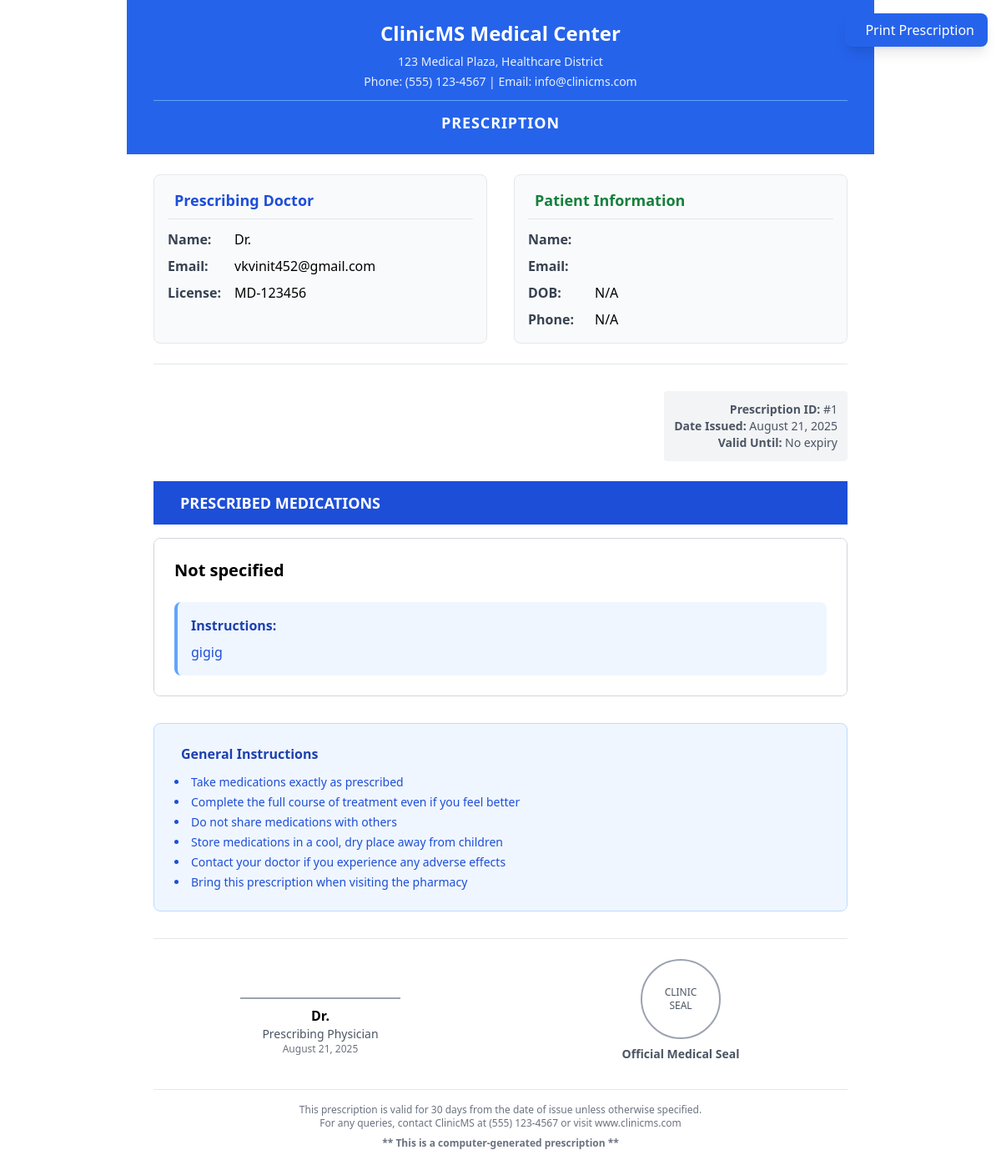
The app's page /prescriptions/prescriptions/1/print/ (signed in) with its own data.
### prescriptions/models.py (models this page shows, shortened)
class Prescription(models.Model):
    appointment = models.OneToOneField(
        Appointment,
        on_delete=models.CASCADE,
        related_name="prescription"
    )
    doctor = models.ForeignKey(User, on_delete=models.CASCADE, related_name="prescriptions")
    patient = models.ForeignKey(User,on_delete=models.CASCADE,related_name="patient_prescriptions", null=True,blank=True)
    medicine = models.CharField(max_length=200, default="Not specified")
    dosage = models.CharField(max_length=100, blank=True, null=True)
    instructions = models.TextField()
    date_issued = models.DateTimeField(auto_now_add=True)
    is_active = models.BooleanField(default=True)

### users/models.py (models this page shows, shortened)
class User(AbstractUser):
    ROLE_CHOICES = [
        ('admin', 'Admin'),
        ('doctor', 'Doctor'),
        ('patient', 'Patient'),
    ]
    role = models.CharField(max_length=10, choices=ROLE_CHOICES, default="patient")
    specialization = models.CharField(max_length=100, blank=True, null=True)  # Only for doctors

### prescriptions/views.py (the view)
# urls.py: path('prescriptions/<int:pk>/print/', views.print_prescription, name='print_prescription'),
def print_prescription(request, pk):
    prescription = get_object_or_404(Prescription, pk=pk)
    if prescription.doctor != request.user and prescription.patient != request.user:
        raise PermissionDenied()
    return render(request, 'prescriptions/print_prescription.html', {
        'prescription': prescription,
    })

### prescriptions/templates/prescriptions/print_prescription.html (shortened to what this page needs)
<!DOCTYPE html>
<html lang="en">
<head>
    <script src="https://cdn.tailwindcss.com"></script>
</head>
<body class="bg-white text-black font-sans">
    <div class="no-print fixed top-4 right-4 z-10">
        <button onclick="window.print()" class="bg-blue-600 hover:bg-blue-700 text-white px-4 py-2 rounded-lg shadow-lg">
            Print Prescription
        </button>
    </div>
    <div class="max-w-4xl mx-auto bg-white">
        <div class="bg-blue-600 text-white px-8 py-6 text-center">
            <h1 class="text-2xl font-bold mb-2">ClinicMS Medical Center</h1>
            <p class="text-sm opacity-90 mb-1">123 Medical Plaza, Healthcare District</p>
            <p class="text-sm opacity-90 mb-3">Phone: (555) 123-4567 | Email: info@clinicms.com</p>
            <div class="text-lg font-semibold tracking-wider border-t border-blue-400 pt-3">
                PRESCRIPTION
            </div>
        </div>
        <div class="px-8 py-6">
            <div class="grid grid-cols-2 gap-8 mb-8 border-b pb-6">
                <div class="bg-gray-50 p-4 rounded-lg border">
                    <h3 class="text-blue-700 font-bold text-lg mb-3 border-b border-gray-200 pb-2">
                        Prescribing Doctor
                    </h3>
                    <div class="space-y-2">
                        <div class="flex">
                            <span class="font-semibold text-gray-700 w-20">Name:</span>
                            <span>Dr. {{ prescription.doctor.first_name }} {{ prescription.doctor.last_name }}</span>
                        </div>
                        <div class="flex">
                            <span class="font-semibold text-gray-700 w-20">Email:</span>
                            <span>{{ prescription.doctor.email }}</span>
                        </div>
                        <div class="flex">
                            <span class="font-semibold text-gray-700 w-20">License:</span>
                            <span>{{ prescription.doctor.license_number|default:"MD-123456" }}</span>
                        </div>
                    </div>
                </div>
                <div class="bg-gray-50 p-4 rounded-lg border">
                    <h3 class="text-green-700 font-bold text-lg mb-3 border-b border-gray-200 pb-2">
                        Patient Information
                    </h3>
                    <div class="space-y-2">
                        <div class="flex">
                            <span class="font-semibold text-gray-700 w-20">Name:</span>
                        </div>
                        <div class="flex">
                            <span class="font-semibold text-gray-700 w-20">Email:</span>
                        </div>
                        <div class="flex">
                            <span class="font-semibold text-gray-700 w-20">DOB:</span>
                            <span>{{ prescription.patient.date_of_birth|date:"M d, Y"|default:"N/A" }}</span>
                        </div>
                        <div class="flex">
                            <span class="font-semibold text-gray-700 w-20">Phone:</span>
                            <span>{{ prescription.patient.phone|default:"N/A" }}</span>
                        </div>
                    </div>
                </div>
            </div>
            <div class="mb-6 text-right text-sm text-gray-600">
                <div class="bg-gray-100 p-3 rounded inline-block">
                    <div><strong>Prescription ID:</strong> #{{ prescription.id }}</div>
                    <div><strong>Date Issued:</strong> {{ prescription.date_issued|date:"F d, Y" }}</div>
                    <div><strong>Valid Until:</strong> {{ prescription.expiry_date|date:"F d, Y"|default:"No expiry" }}</div>
                </div>
            </div>
            <div class="mb-8">
                <div class="bg-blue-700 text-white px-6 py-3 text-lg font-bold mb-4">
                    PRESCRIBED MEDICATIONS
                </div>
                <div class="border border-gray-300 rounded-lg overflow-hidden">
                    <div class="bg-white p-6">
                        <div class="flex items-center justify-between mb-4">
                            <div class="flex-1">
                                <h3 class="text-xl font-bold text-black mb-2">{{ prescription.medicine }}</h3>
                            </div>
                        </div>
                        {% if prescription.instructions %}
                            <div class="bg-blue-50 p-4 rounded-lg border-l-4 border-blue-400">
                                <h4 class="font-semibold text-blue-800 mb-2">Instructions:</h4>
                                <p class="text-blue-700">{{ prescription.instructions }}</p>
                            </div>
                        {% endif %}
                    </div>
                </div>
            </div>
            <div class="bg-blue-50 p-6 rounded-lg border border-blue-200 mb-8">
                <h4 class="font-bold text-blue-800 mb-3">
                    General Instructions
                </h4>
                <ul class="text-sm text-blue-700 space-y-1 list-disc list-inside">
                    <li>Take medications exactly as prescribed</li>
                    <li>Complete the full course of treatment even if you feel better</li>
                    <li>Do not share medications with others</li>
                    <li>Store medications in a cool, dry place away from children</li>
                    <li>Contact your doctor if you experience any adverse effects</li>
                    <li>Bring this prescription when visiting the pharmacy</li>
                </ul>
            </div>
            <div class="border-t pt-6">
                <div class="grid grid-cols-2 gap-8">
                    <div class="text-center">
                        <div class="border-b-2 border-gray-400 w-48 mx-auto mb-2 h-12"></div>
                        <p class="font-semibold">Dr. {{ prescription.doctor.first_name }} {{ prescription.doctor.last_name }}</p>
                        <p class="text-sm text-gray-600">Prescribing Physician</p>
                        <p class="text-xs text-gray-500">{{ prescription.date_issued|date:"F d, Y" }}</p>
                    </div>
                    <div class="text-center">
                        <div class="w-24 h-24 border-2 border-gray-400 rounded-full mx-auto mb-2 flex items-center justify-center">
                            <div class="text-xs text-gray-600 text-center">
                                CLINIC<br>SEAL
                            </div>
                        </div>
                        <p class="text-sm text-gray-600 font-semibold">Official Medical Seal</p>
                    </div>
                </div>
            </div>
            <div class="mt-8 pt-4 border-t text-center text-xs text-gray-500">
                <p>This prescription is valid for 30 days from the date of issue unless otherwise specified.</p>
                <p>For any queries, contact ClinicMS at (555) 123-4567 or visit www.clinicms.com</p>
                <p class="mt-2 font-semibold">** This is a computer-generated prescription **</p>
            </div>
        </div>
    </div>
</body>
</html>

### records on screen
Prescription: doctor.email "vkvinit452@gmail.com", doctor.license_number "MD-123456", patient.date_of_birth "N/A", patient.phone "N/A", id "1", date_issued "August 21, 2025", medicine "Not specified", instructions "gigig"

### other values on screen
{{ prescription.expiry_date|date:"F d, Y"|default:"No expiry" }} "No expiry"
